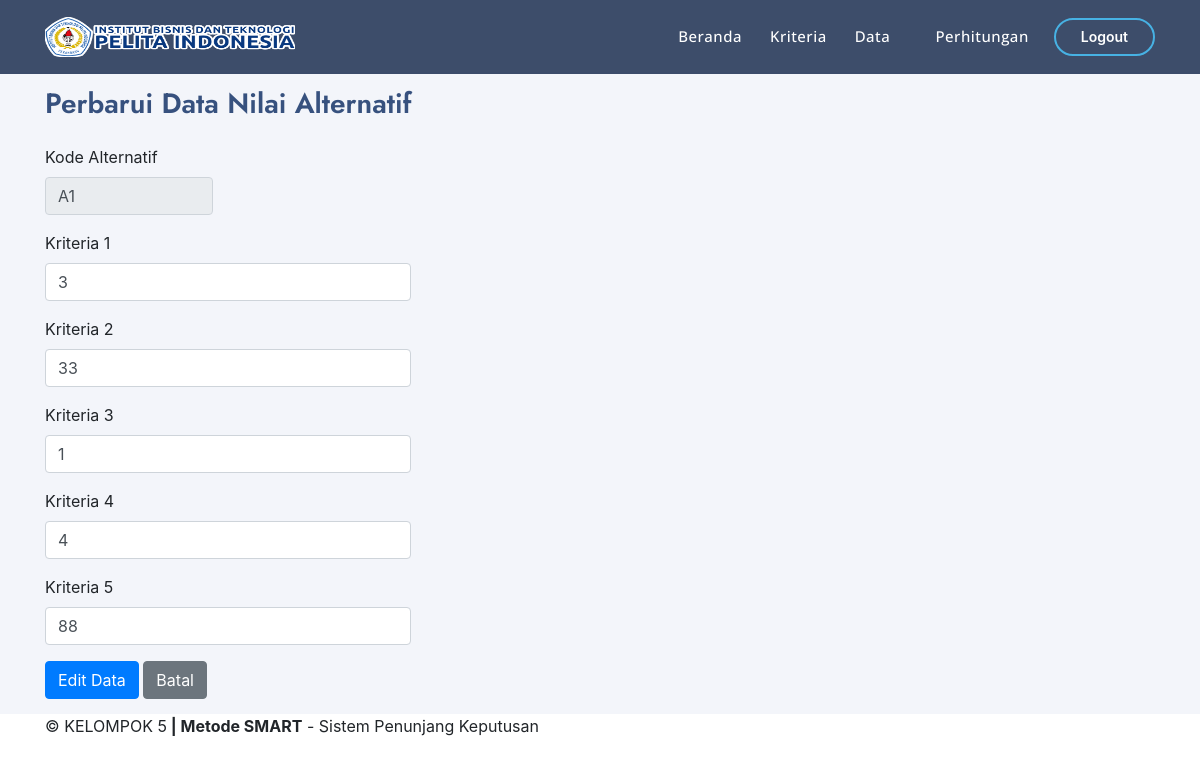
Screenshot of /admin/index.php?page=nilai-edit&kode_alternatif=A1 with the database file from the repository.
### tables this page shows
CREATE TABLE `tb_hitung` (
  `kode_alternatif` varchar(10) NOT NULL,
  `kriteria1` varchar(10) NOT NULL,
  `kriteria2` varchar(10) NOT NULL,
  `kriteria3` varchar(10) NOT NULL,
  `kriteria4` varchar(10) NOT NULL,
  `kriteria5` varchar(10) NOT NULL,
  `jumlah` varchar(10) NOT NULL,
  `hasil` varchar(10) NOT NULL,
  `kode_nka` int(11) NOT NULL
);

### admin/nilai-edit.php (the view, shortened to what this page needs)
<?php
$row = $_GET['kode_alternatif'];
$data = mysqli_query($koneksi, "SELECT * FROM tb_hitung WHERE kode_alternatif ='".$row."'");
$kode_alternatif = mysqli_fetch_array($data);
?>
<h2>Perbarui Data Nilai Alternatif</h2>
<div class="row mt-4">
    <div class="col-lg-5">
        <form method="post" action="?page=nilai-aksi">
            <div class="row">
                <div class="col-md-5">
                    <div class="form-group">
                        <label>Kode Alternatif</label>
                        <input type="text" class="form-control" value="<?php echo $kode_alternatif['kode_alternatif']; ?>" disabled>
                    </div>
                </div>
                <div class="col-md-10">
                    <div class="form-group">
                        <label>Kriteria 1</label>
                        <input type="text" class="form-control" name="kriteria1" placeholder="Nama Kriteria" value="<?php echo $kode_alternatif['kriteria1']; ?>" required>
                    </div>
                </div>
                <div class="col-md-10">
                    <div class="form-group">
                        <label>Kriteria 2</label>
                        <input type="text" class="form-control" name="kriteria2" placeholder="Nama Kriteria" value="<?php echo $kode_alternatif['kriteria2']; ?>" required>
                    </div>
                </div>
                <div class="col-md-10">
                    <div class="form-group">
                        <label>Kriteria 3</label>
                        <input type="text" class="form-control" name="kriteria3" placeholder="Nama Kriteria" value="<?php echo $kode_alternatif['kriteria3']; ?>" required>
                    </div>
                </div>
                <div class="col-md-10">
                    <div class="form-group">
                        <label>Kriteria 4</label>
                        <input type="text" class="form-control" name="kriteria4" placeholder="Nama Kriteria" value="<?php echo $kode_alternatif['kriteria4']; ?>" required>
                    </div>
                </div>
                <div class="col-md-10">
                    <div class="form-group">
                        <label>Kriteria 5</label>
                        <input type="text" class="form-control" name="kriteria5" placeholder="Nama Kriteria" value="<?php echo $kode_alternatif['kriteria5']; ?>" required>
                    </div>
                </div>
            </div>
            <button type="submit" class="btn btn-primary" name="perbarui">Edit Data</button>
            <button type="reset" class="btn btn-secondary">Batal</button>
        </form>
    </div>
</div>

### assets/css/style.css (style rules this page uses)
h1, h2, h3, h4, h5, h6 { font-family: "Jost", sans-serif; }
.breadcrumbs h2 { font-size: 28px; font-weight: 600; color: #37517e; }

### rows the page displays
tb_hitung: kode_alternatif "A1", kriteria1 "3", kriteria2 "33", kriteria3 "1", kriteria4 "4", kriteria5 "88"
